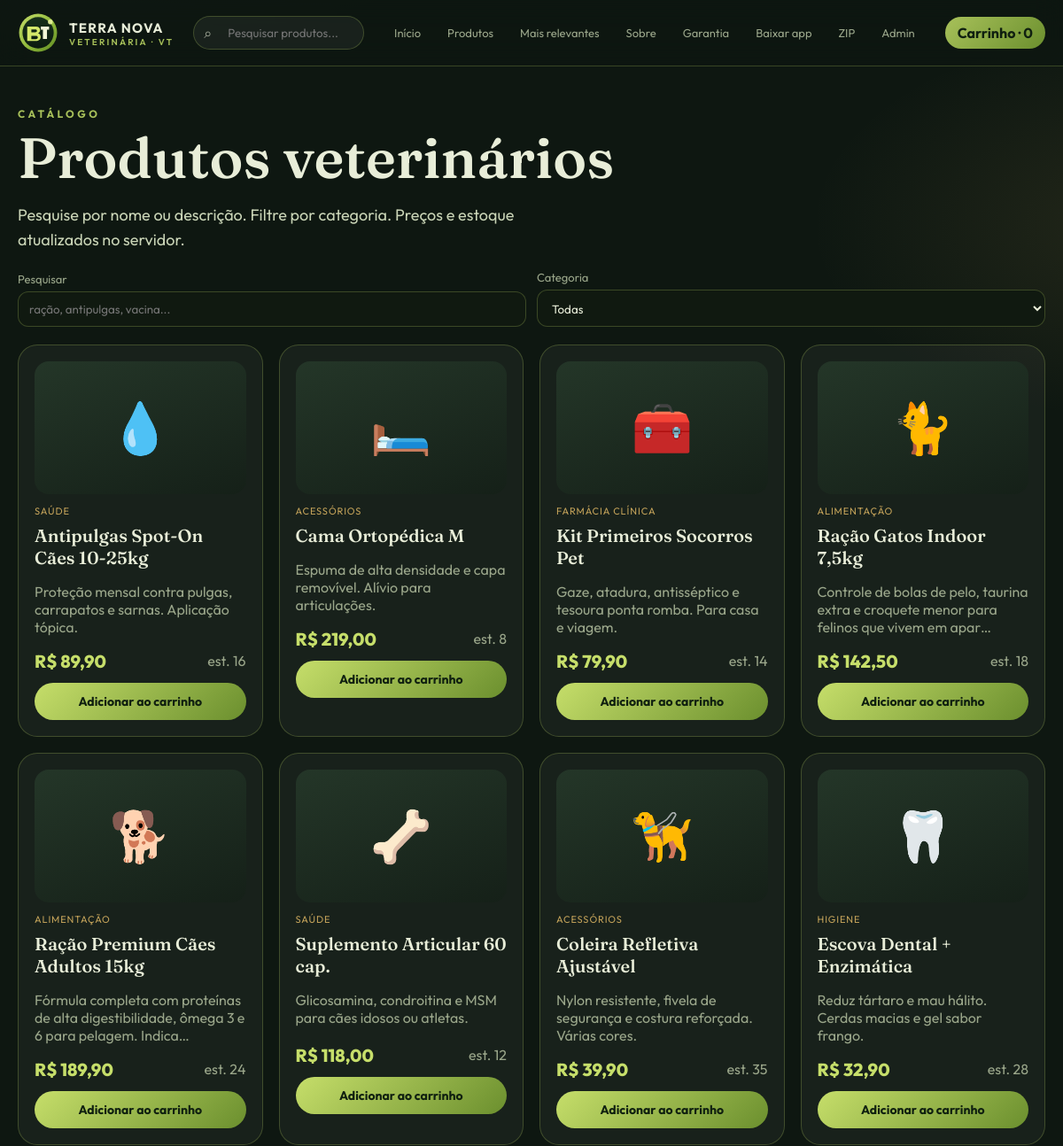
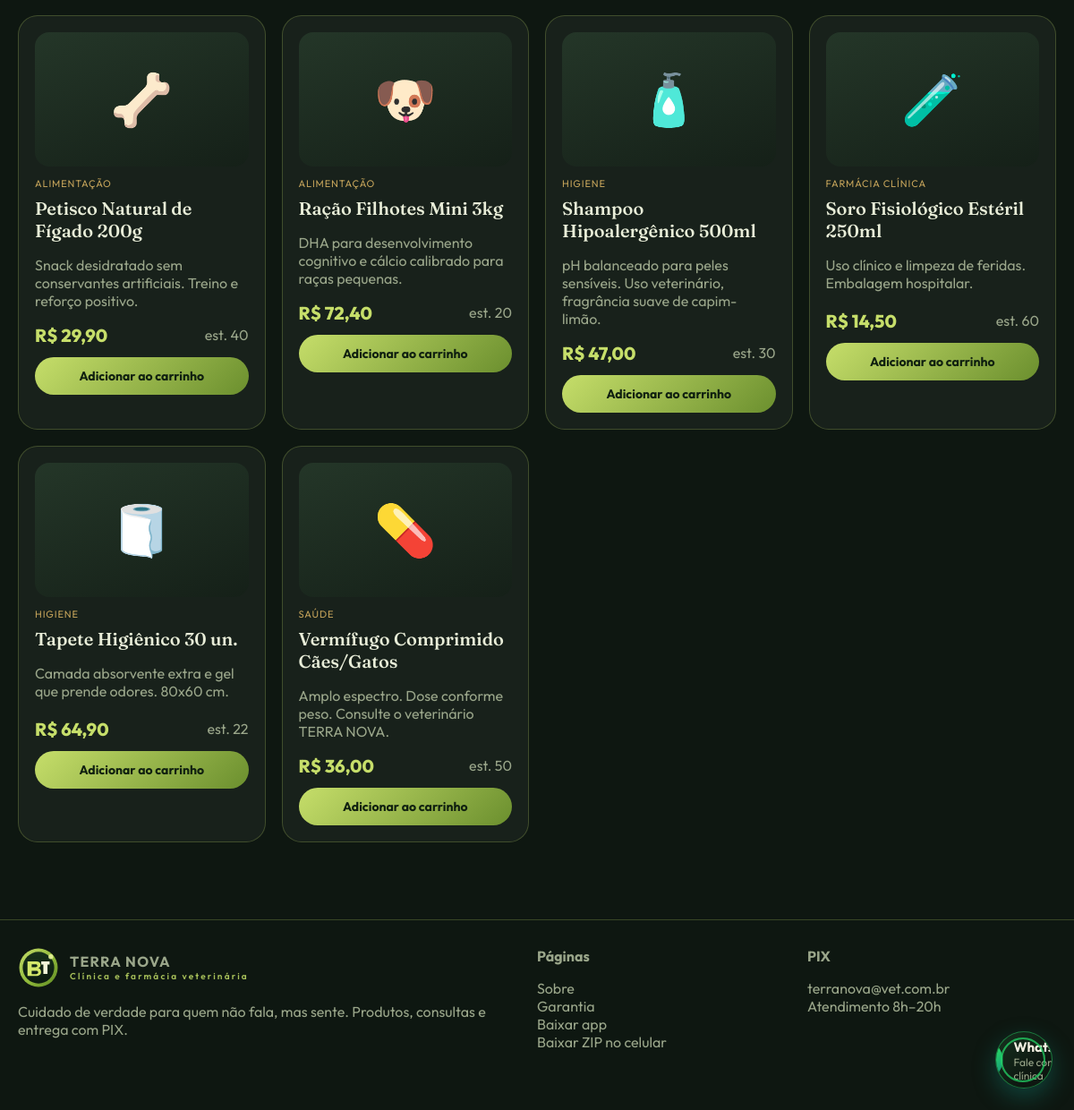
/produtos/, run on the app's committed database (2 pictures, top to bottom).
### store/models.py (models this page shows, shortened)
class Product(models.Model):
    category = models.ForeignKey(Category, on_delete=models.PROTECT, related_name='products')
    name = models.CharField('Nome', max_length=160)
    slug = models.SlugField(unique=True, blank=True)
    description = models.TextField('Descrição')
    price = models.DecimalField('Preço', max_digits=10, decimal_places=2)
    stock = models.PositiveIntegerField('Estoque', default=0)
    featured = models.BooleanField('Mais relevante', default=False)
    active = models.BooleanField('Ativo', default=True)
    emoji = models.CharField('Emoji', max_length=8, default='🦴')
    accent = models.CharField('Cor de destaque', max_length=16, default='#A8C15A')
    created_at = models.DateTimeField(auto_now_add=True)
    class Meta:
        verbose_name = 'Produto'
        verbose_name_plural = 'Produtos'
        ordering = ['-featured', 'name']

class Category(models.Model):
    name = models.CharField('Nome', max_length=80)
    slug = models.SlugField(unique=True, blank=True)
    icon = models.CharField('Ícone', max_length=8, default='🐾')
    class Meta:
        verbose_name = 'Categoria'
        verbose_name_plural = 'Categorias'
        ordering = ['name']

### store/views.py (the view)
# urls.py: path('produtos/', views.produtos, name='produtos'),
def produtos(request):
    qs = Product.objects.filter(active=True).select_related('category')
    q = request.GET.get('q', '').strip()
    cat = request.GET.get('categoria', '').strip()
    if q:
        qs = qs.filter(Q(name__icontains=q) | Q(description__icontains=q))
    if cat:
        qs = qs.filter(category__slug=cat)
    return render(request, 'store/produtos.html', {
        'products': qs,
        'q': q,
        'categories': Category.objects.all(),
        'cat': cat,
    })

### store/cart.py (called while the page is built)
def _secret() -> bytes:
    return settings.SECRET_KEY.encode()

def new_token() -> str:
    raw = f'{time.time_ns()}'
    return hmac.new(_secret(), raw.encode(), hashlib.sha256).hexdigest()

def ensure_token(session) -> str:
    token = session.get(TOKEN_KEY)
    if not token:
        token = new_token()
        session[TOKEN_KEY] = token
        session.modified = True
    return token

def get_items(session) -> dict:
    return session.get(CART_KEY, {})

def count(session) -> int:
    return sum(int(q) for q in get_items(session).values())

### store/context_processors.py (called while the page is built)
def cart_context(request):
    items_map = cart.get_items(request.session)
    qty = cart.count(request.session)
    return {
        'cart_count': qty,
        'cart_has_items': qty > 0,
        'cart_ids': list(items_map.keys()),
    }

def brand_context(request):
    number = ''.join(ch for ch in str(getattr(settings, 'CLINIC_WHATSAPP', '5511999999999')) if ch.isdigit()) or '5511999999999'
    msg = quote('Ola TERRA NOVA, vim pelo app.')
    return {
        'clinic_name': getattr(settings, 'CLINIC_NAME', 'TERRA NOVA'),
        'clinic_pix_key': getattr(settings, 'CLINIC_PIX_KEY', ''),
        'clinic_whatsapp': number,
        'whatsapp_url': f'https://wa.me/{number}?text={msg}',
        'meta_description': 'Clínica e farmácia veterinária TERRA NOVA. Produtos, app PWA, carrinho seguro e PIX.',
    }

def push_context(request):
    from . import webpush
    return {'vapid_public_key': webpush.public_key()}

### store/webpush.py (called while the page is built)
def load_vapid():
    env_pub = os.environ.get('VAPID_PUBLIC_KEY', '').strip()
    env_pem = os.environ.get('VAPID_PRIVATE_PEM', '').strip()
    if env_pub and env_pem:
        return env_pub, env_pem.replace('\\n', '\n')
    path = Path(settings.BASE_DIR) / 'terranova' / 'vapid.json'
    if path.exists():
        data = json.loads(path.read_text())
        return data['public_key'], data['private_pem']
    return '', ''

def public_key() -> str:
    return load_vapid()[0]

### templates/store/produtos.html (shortened to what this page needs)
{% extends 'base.html' %}
{% block content %}
<section class="section">
  <div class="kicker">CATÁLOGO</div>
  <h1>Produtos veterinários</h1>
  <p class="lead">Pesquise por nome ou descrição. Filtre por categoria. Preços e estoque atualizados no servidor.</p>
  <form method="get" class="row-2" style="margin:20px 0;align-items:end">
    <div>
      <label>Pesquisar</label>
      <input name="q" value="{{ q }}" placeholder="ração, antipulgas, vacina...">
    </div>
    <div>
      <label>Categoria</label>
      <select name="categoria" onchange="this.form.submit()">
        <option value="">Todas</option>
      </select>
    </div>
  </form>
  <div class="grid-4">
    {% for p in products %}
      {% include 'store/_card.html' %}
    {% empty %}
      <p class="muted">Nenhum produto encontrado para essa busca.</p>
    {% endfor %}
  </div>
</section>
{% endblock %}

### templates/store/_card.html (shortened to what this page needs)
{% load humanize %}
<article class="card">
  <a href="{% url 'store:produto' p.slug %}">
    <div class="thumb">{{ p.emoji }}</div>
    <div class="tag">{{ p.category.name }}</div>
    <h3 style="font-size:20px">{{ p.name }}</h3>
    <p class="muted" style="min-height:44px">{{ p.description|truncatechars:90 }}</p>
    <div style="display:flex;justify-content:space-between;align-items:center">
      <span class="price">R$ {{ p.price|floatformat:2 }}</span>
      <span class="muted">est. {{ p.stock }}</span>
    </div>
  </a>
  <form method="post" action="{% url 'store:adicionar' p.id %}" style="margin-top:12px">
    <button class="btn btn-cana" type="submit" style="width:100%">Adicionar ao carrinho</button>
  </form>
</article>

### static/css/style.css (style rules this page uses)
:root { --cana: #A8C15A; --cana-2: #C6DE6A; --cana-dark: #6B8F2E; --forest: #0E1711; --moss: #16241A; --leaf: #1E3324; --cream: #F3F0E2; --sand: #E7E1C8; --gold: #C4A35A; --ink: #E8EDD8; --muted: #9AA68A; --danger: #E26A5A; --ok: #7DCF7A; --card: rgba(255,255,255,.045); --stroke: rgba(168,193,90,.28); --shadow: 0 20px 50px rgba(0,0,0,.35); --radius: 22px; --font: "Outfit", system-ui, sans-serif; --serif: "Fraunces", Georgia, serif; }
* { box-sizing: border-box; }
html, body { margin: 0; padding: 0; }
body { font-family: var(--font); background: radial-gradient(1200px 600px at 10% -10%, rgba(168,193,90,.18), transparent 50%), radial-gradient(900px 500px at 110% 10%, rgba(196,163,90,.12), transparent 45%), var(--forest); color: var(--ink); min-height: 100vh; }
a { color: inherit; text-decoration: none; }
.kicker { color: var(--cana); letter-spacing: .28em; font-size: 12px; font-weight: 700; }
h1, h2, h3 { font-family: var(--serif); margin: 8px 0 12px; font-weight: 560; }
h1 { font-size: clamp(36px, 6vw, 64px); line-height: 1.05; }
.lead { color: #c9d4b6; font-size: 18px; max-width: 52ch; line-height: 1.55; }
.btn { border: 0; cursor: pointer; border-radius: 999px; padding: 12px 18px; font-weight: 700; font-family: var(--font); font-size: 14px; }
.btn-cana { background: linear-gradient(135deg, var(--cana-2), var(--cana-dark)); color: #102010; }
.grid-3, .grid-4 { display: grid; gap: 18px; }
.grid-4 { grid-template-columns: repeat(4, 1fr); }
.section { padding: 46px 0; }
.card { background: var(--card); border: 1px solid var(--stroke); border-radius: var(--radius); padding: 18px; transition: transform .2s ease, border-color .2s; }
.thumb { height: 150px; border-radius: 16px; display: grid; place-items: center; font-size: 56px; background: linear-gradient(160deg, #243628, #152018); margin-bottom: 12px; }
.price { color: var(--cana-2); font-weight: 800; font-size: 20px; }
.muted { color: var(--muted); }
.tag { font-size: 11px; letter-spacing: .08em; text-transform: uppercase; color: var(--gold); }
label { display: block; font-size: 13px; margin-bottom: 6px; color: var(--muted); }
input, textarea, select { width: 100%; background: #101910; border: 1px solid var(--stroke); color: var(--ink); border-radius: 12px; padding: 11px 12px; font-family: var(--font); }
.row-2 { display: grid; grid-template-columns: 1fr 1fr; gap: 12px; }

### data on the page
Product: emoji "💧", category.name "SAÚDE", name "Antipulgas Spot-On Cães 10-25kg", description "Proteção mensal contra pulgas, carrapatos e sarnas. Aplicação tópica.", price "89,90", stock "16"
Product: emoji "🛏️", category.name "ACESSÓRIOS", name "Cama Ortopédica M", description "Espuma de alta densidade e capa removível. Alívio para articulações.", price "219,00", stock "8"
Product: emoji "🧰", category.name "FARMÁCIA CLÍNICA", name "Kit Primeiros Socorros Pet", description "Gaze, atadura, antisséptico e tesoura ponta romba. Para casa e viagem.", price "79,90", stock "14"
Product: emoji "🐈", category.name "ALIMENTAÇÃO", name "Ração Gatos Indoor 7,5kg", description "Controle de bolas de pelo, taurina extra e croquete menor para felinos que vivem em apar…", price "142,50", stock "18"
Product: emoji "🐕", category.name "ALIMENTAÇÃO", name "Ração Premium Cães Adultos 15kg", description "Fórmula completa com proteínas de alta digestibilidade, ômega 3 e 6 para pelagem. Indica…", price "189,90", stock "24"
Product: emoji "🦴", category.name "SAÚDE", name "Suplemento Articular 60 cap.", description "Glicosamina, condroitina e MSM para cães idosos ou atletas.", price "118,00", stock "12"
Product: emoji "🦮", category.name "ACESSÓRIOS", name "Coleira Refletiva Ajustável", description "Nylon resistente, fivela de segurança e costura reforçada. Várias cores.", price "39,90", stock "35"
Product: emoji "🦷", category.name "HIGIENE", name "Escova Dental + Enzimática", description "Reduz tártaro e mau hálito. Cerdas macias e gel sabor frango.", price "32,90", stock "28"
Product: emoji "🦴", category.name "ALIMENTAÇÃO", name "Petisco Natural de Fígado 200g", description "Snack desidratado sem conservantes artificiais. Treino e reforço positivo.", price "29,90", stock "40"
Product: emoji "🐶", category.name "ALIMENTAÇÃO", name "Ração Filhotes Mini 3kg", description "DHA para desenvolvimento cognitivo e cálcio calibrado para raças pequenas.", price "72,40", stock "20"
Product: emoji "🧴", category.name "HIGIENE", name "Shampoo Hipoalergênico 500ml", description "pH balanceado para peles sensíveis. Uso veterinário, fragrância suave de capim-limão.", price "47,00", stock "30"
Product: emoji "🧪", category.name "FARMÁCIA CLÍNICA", name "Soro Fisiológico Estéril 250ml", description "Uso clínico e limpeza de feridas. Embalagem hospitalar.", price "14,50", stock "60"
Product: emoji "🧻", category.name "HIGIENE", name "Tapete Higiênico 30 un.", description "Camada absorvente extra e gel que prende odores. 80x60 cm.", price "64,90", stock "22"
Product: emoji "💊", category.name "SAÚDE", name "Vermífugo Comprimido Cães/Gatos", description "Amplo espectro. Dose conforme peso. Consulte o veterinário TERRA NOVA.", price "36,00", stock "50"

### other printed values
{{ cart_count }} "0"
{{ clinic_pix_key }} "terranova@vet.com.br"
